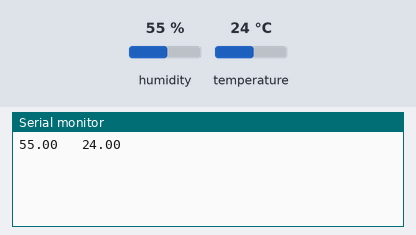
Recording of a sketch running on a simulated ESP8266 (NodeMCU). Shown: the last lines printed to the serial monitor. Inputs (shaded band) come from the test bench; at power-on: humidity 55 %, temperature 24 °C. WiFi joins after 1.5 s; servers stay silent unless stated.

Above: at 3.0 s.
3.1 s: humidity set to 22 %
At 4.4 s:
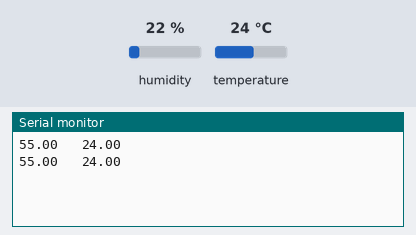
4.6 s: temperature set to 12 °C
At 5.5 s:
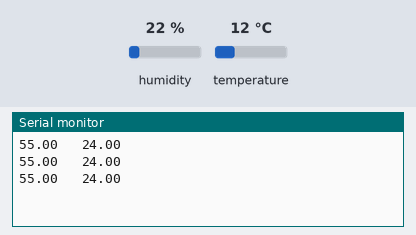
6.1 s: humidity set to 40 %
At 7.6 s:
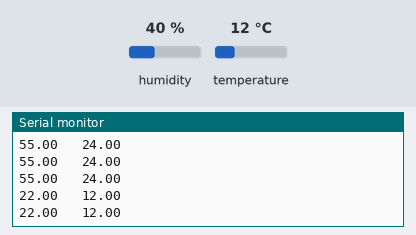
Timing chart, 0 to 9.1 s (numbered marks = the images above; inputs shaded):
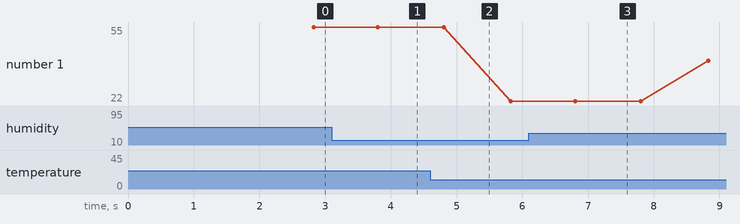

The sketch:

new_BLYNK.ino
```cpp
/* Comment this out to disable prints and save space */
#define BLYNK_PRINT Serial


#include <ESP8266WiFi.h>
#include <BlynkSimpleEsp8266.h>
#include <DHT.h>
#include <Adafruit_Sensor.h>

// You should get Auth Token in the Blynk App.
// Go to the Project Settings (nut icon).
char auth[] = "c018ebb20912494e885afd29c8a0b3d8";

// Your WiFi credentials.
// Set password to "" for open networks.
char ssid[] = "LH 109 Hall";
char pass[] = "octa2018";

#define DHTPIN 2          // What digital pin we're connected to

// Uncomment whatever type you're using!
#define DHTTYPE DHT11     // DHT 11
//#define DHTTYPE DHT22   // DHT 22, AM2302, AM2321
//#define DHTTYPE DHT21   // DHT 21, AM2301

DHT dht(DHTPIN, DHTTYPE);
BlynkTimer timer;

// This function sends Arduino's up time every second to Virtual Pin (5).
// In the app, Widget's reading frequency should be set to PUSH. This means
// that you define how often to send data to Blynk App.
void sendSensor()
{
  float h = dht.readHumidity();
  float t = dht.readTemperature(); // or dht.readTemperature(true) for Fahrenheit

  if (isnan(h) || isnan(t)) {
    Serial.println("Failed to read from DHT sensor!");
    return;
  } else {
    Serial.print(h); Serial.print("   ");Serial.println(t);

  }
  // You can send any value at any time.
  // Please don't send more that 10 values per second.
  Blynk.virtualWrite(V5, h);
  Blynk.virtualWrite(V6, t);
}

void setup()
{
  // Debug console
  Serial.begin(9600);

  Blynk.begin(auth, ssid, pass);
  // You can also specify server:
  //Blynk.begin(auth, ssid, pass, "blynk-cloud.com", 80);
  //Blynk.begin(auth, ssid, pass, IPAddress(192,168,1,100), 8080);

  dht.begin();

  // Setup a function to be called every second
  timer.setInterval(1000L, sendSensor);
}

void loop()
{
  Blynk.run();
  timer.run();
}
```

Measured:
- plotted number 1: 22 → 40 after the input at 6.1 s
